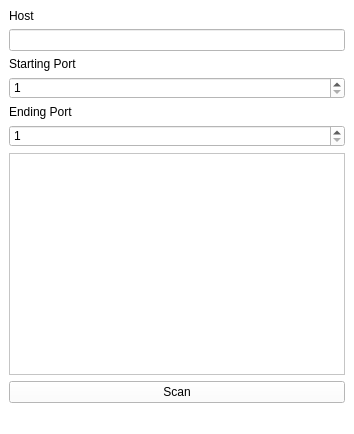
<?xml version="1.0" encoding="UTF-8"?>
<ui version="4.0">
 <class>PortScanner</class>
 <widget class="QMainWindow" name="PortScanner">
  <property name="geometry">
   <rect>
    <x>0</x>
    <y>0</y>
    <width>354</width>
    <height>434</height>
   </rect>
  </property>
  <property name="font">
   <font>
    <family>Ubuntu Mono</family>
    <weight>50</weight>
    <bold>false</bold>
   </font>
  </property>
  <property name="windowTitle">
   <string>PortScanner</string>
  </property>
  <property name="styleSheet">
   <string notr="true">background-color: rgb(255, 255, 255);
</string>
  </property>
  <widget class="QWidget" name="centralwidget">
   <layout class="QVBoxLayout" name="verticalLayout">
    <item>
     <widget class="QLabel" name="host">
      <property name="styleSheet">
       <string notr="true">background-color: rgb(255, 255, 255);</string>
      </property>
      <property name="text">
       <string>Host</string>
      </property>
     </widget>
    </item>
    <item>
     <widget class="QLineEdit" name="hostinput"/>
    </item>
    <item>
     <widget class="QLabel" name="start">
      <property name="text">
       <string>Starting Port</string>
      </property>
     </widget>
    </item>
    <item>
     <widget class="QSpinBox" name="startinput">
      <property name="minimum">
       <number>1</number>
      </property>
      <property name="maximum">
       <number>65535</number>
      </property>
     </widget>
    </item>
    <item>
     <widget class="QLabel" name="end">
      <property name="text">
       <string>Ending Port</string>
      </property>
     </widget>
    </item>
    <item>
     <widget class="QSpinBox" name="endinput">
      <property name="minimum">
       <number>1</number>
      </property>
      <property name="maximum">
       <number>65535</number>
      </property>
     </widget>
    </item>
    <item>
     <widget class="QListView" name="listView"/>
    </item>
    <item>
     <widget class="QPushButton" name="Scan">
      <property name="text">
       <string>Scan</string>
      </property>
     </widget>
    </item>
   </layout>
  </widget>
  <widget class="QStatusBar" name="statusbar"/>
 </widget>
 <resources/>
 <connections/>
</ui>
